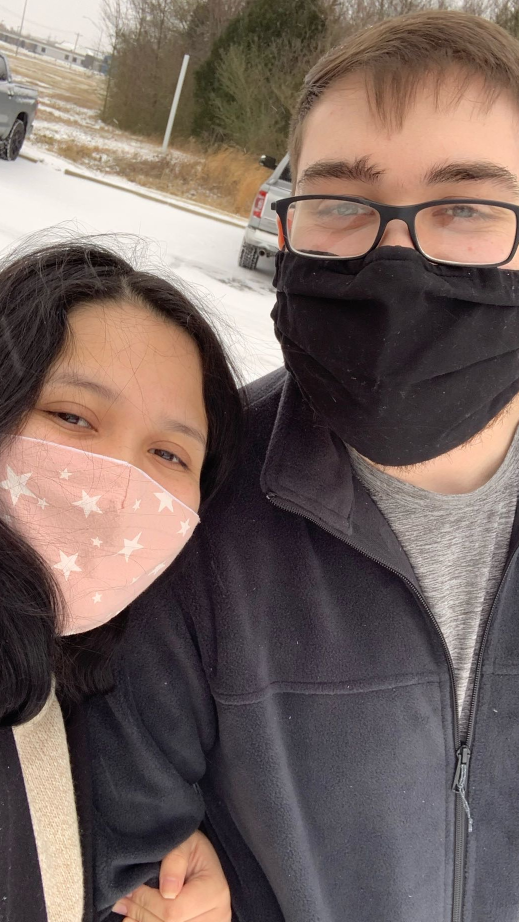
#> input picture input/16_9 photo1.jpg, 1037 x 1843 px, found by its file name (shown at 1/2 size); the run also reads 1 picture not shown here
$ python main.py   (older library calls are emulated)
#> lines starting #> are read from the running program, lines starting #| are printed output that depends on the picture
import os
from PIL import Image

SET_HEIGHT = 900
SET_WIDTH = 1600
RADIAL_WIDTH = round(SET_WIDTH/2)

def resizeImg(image):
    width = int(image.size[0])
    ratio = float(int(image.size[1])/width)
    calcWidth = (SET_HEIGHT / ratio)
    return image.resize((round(calcWidth),SET_HEIGHT), Image.ANTIALIAS)

def calcOffset(image):
    radialWidth = round(int(image.size[0])/2)
    return RADIAL_WIDTH - radialWidth

dirname, filename = os.path.split(os.path.abspath(__file__))

outputDirectory = dirname + "\\output"
inputDirectory = dirname + "\\input"

files = os.listdir(inputDirectory)
for file in files:
    print("Processing - " + file)

    backImage = Image.open(dirname + "\\background.png").convert("RGB")
#> backImage: PIL image 1600x900 RGB; every value is 0
    mainImage = resizeImg(Image.open(inputDirectory + "\\" + file))
#> in resizeImg, `width = int(image.size[0])`: width = 1037
#> in resizeImg, `ratio = float(int(image.size[1])/width)`: ratio = 1.78
#> in resizeImg, `calcWidth = (SET_HEIGHT / ratio)`: calcWidth = 506.4
#> in resizeImg, `return image.resize((round(calcWidth),SET_HEIGHT), Image.ANTIALIAS)`:
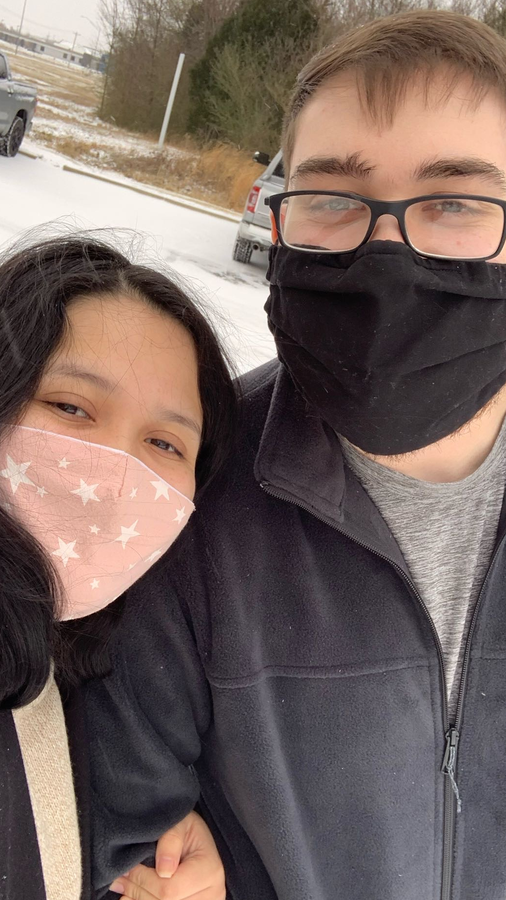
#> returned value: PIL image 506x900 RGB; mean R, G, B 118, 101.5, 95.9

    newImage = backImage.copy()
    newImage.paste(mainImage,(calcOffset(mainImage),0))
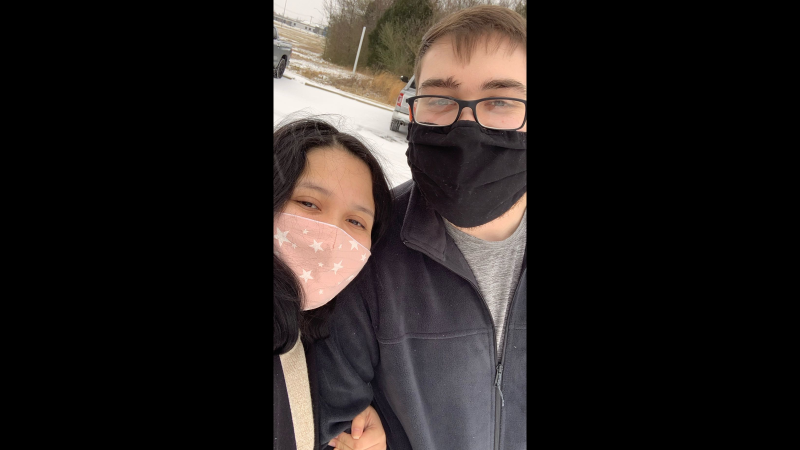
#> newImage: PIL image 1600x900 RGB (shown at 1/2 size); mean R, G, B 37.3, 32.1, 30.3
    newImage.save(outputDirectory + "\\" + file)

    print("Success - " + file)
#> pass 2 of the loop `for file in files:`:
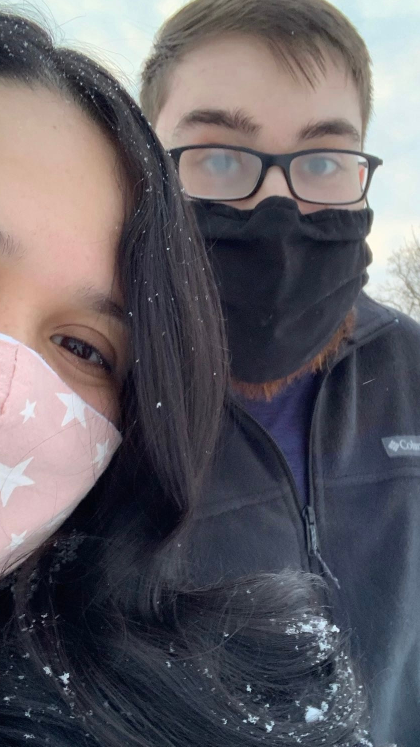
#> input picture input/16_9 photo2.jpg, 840 x 1493 px, found by its file name (shown at 1/2 size)
#> width = 840
#> in resizeImg (call 2), `return image.resize((round(calcWidth),SET_HEIGHT), Image.ANTIALIAS)`:
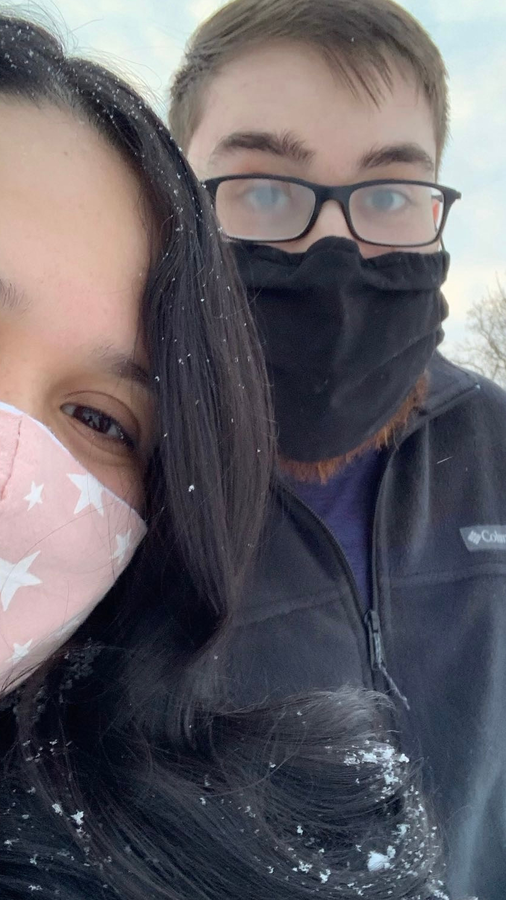
#> returned value: PIL image 506x900 RGB; mean R, G, B 98.6, 95.1, 101.3
#> `newImage.paste(mainImage,(calcOffset(mainImage),0))`:
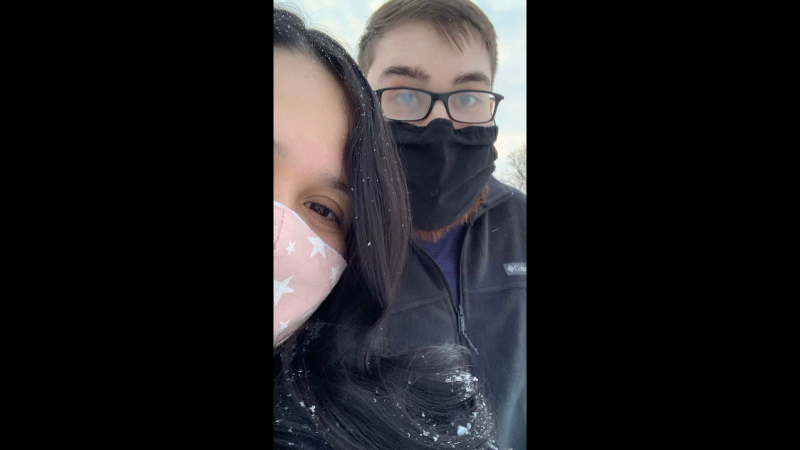
#> newImage: PIL image 1600x900 RGB (shown at 1/2 size); mean R, G, B 31.2, 30.1, 32
#> pass 3 of the loop `for file in files:`:
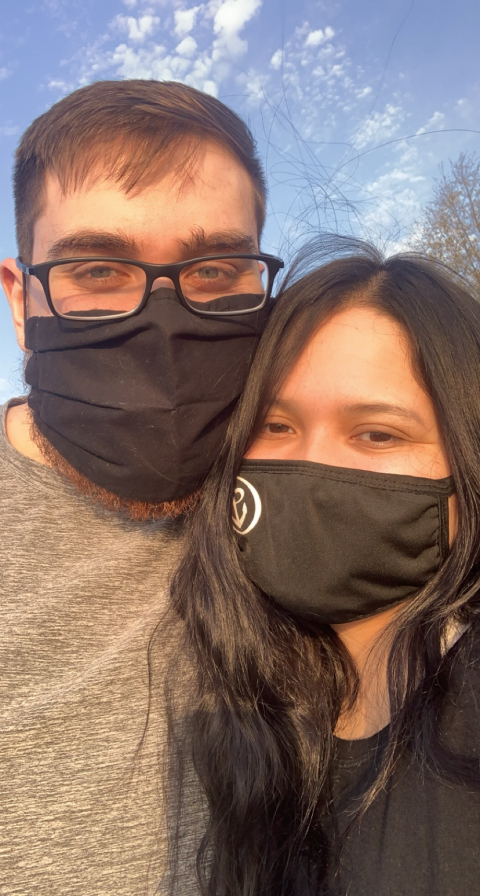
#> input picture input/IMG_0243.JPG, 960 x 1792 px, found by its file name (shown at 1/2 size)
#> width = 960
#> ratio = 1.87
#> calcWidth = 482.1
#> in resizeImg (call 3), `return image.resize((round(calcWidth),SET_HEIGHT), Image.ANTIALIAS)`:
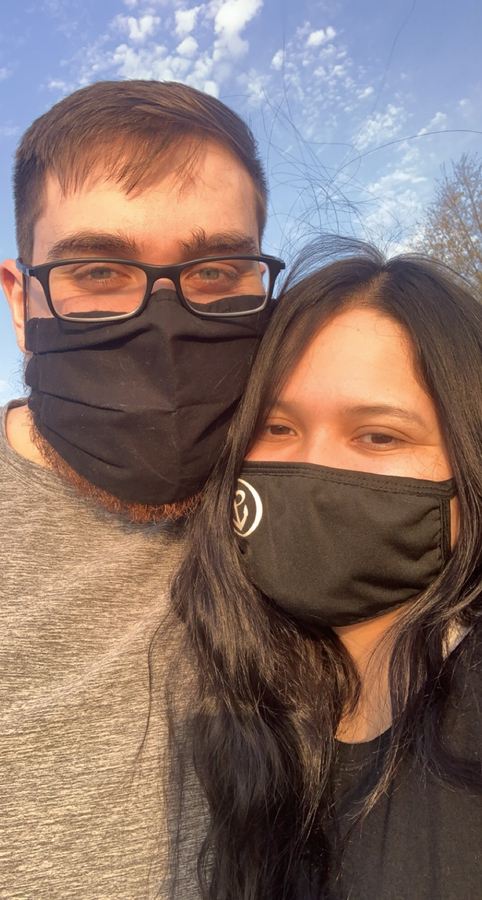
#> returned value: PIL image 482x900 RGB; mean R, G, B 134.4, 113.1, 105.9
#> `newImage.paste(mainImage,(calcOffset(mainImage),0))`:
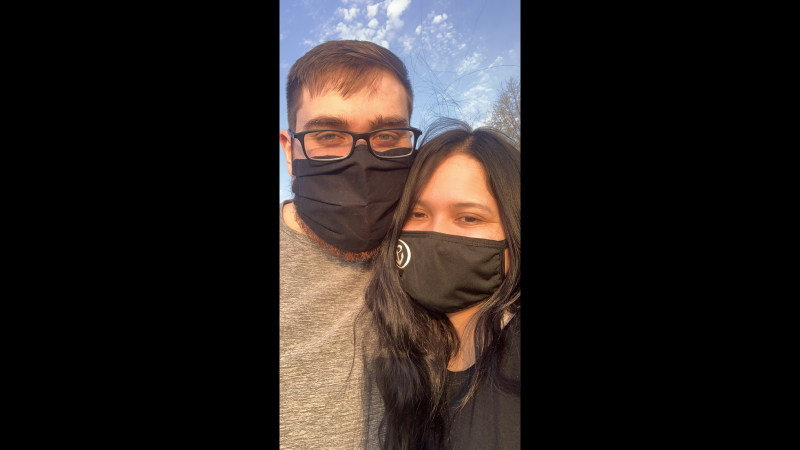
#> newImage: PIL image 1600x900 RGB (shown at 1/2 size); mean R, G, B 40.5, 34.1, 31.9
